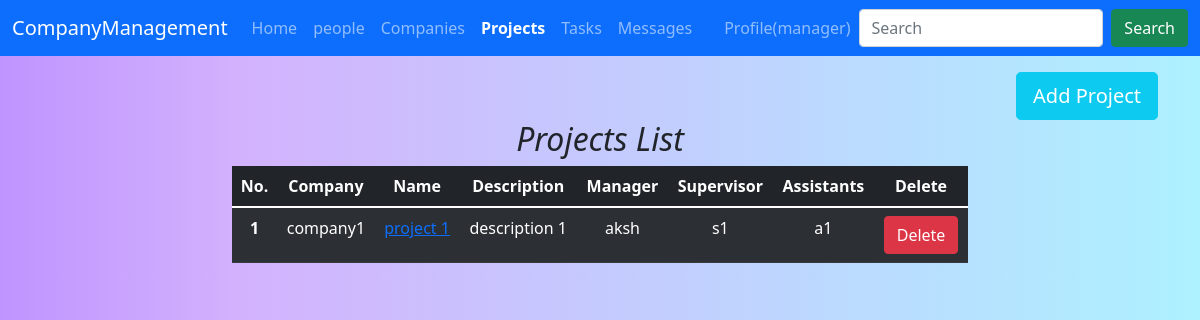
/Projects/ (signed in), run on an earlier commit of the app's database.
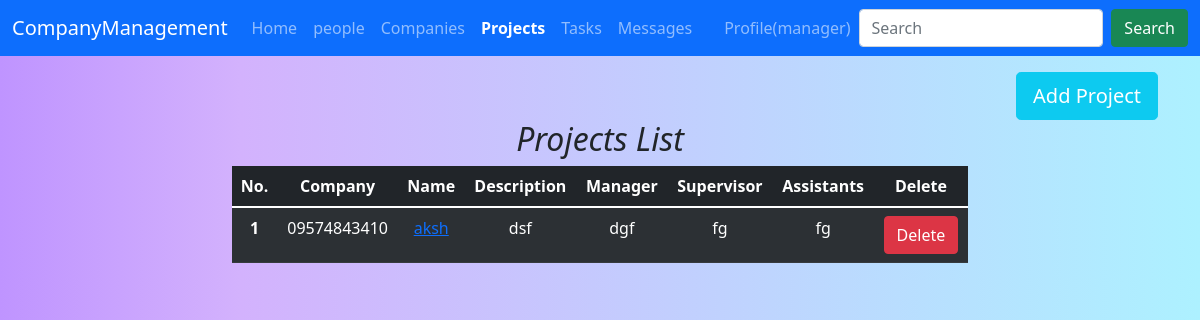
And on a later commit of the database.
### UserModule/models.py (models this page shows, shortened)
class User(AbstractUser):
    is_admin = models.BooleanField('Is admin', default=False)
    is_owner = models.BooleanField('Is owner', default=False)
    is_manager = models.BooleanField('Is manager', default=False)
    is_supervisor = models.BooleanField('Is supervisor', default=False)
    is_assistant = models.BooleanField('Is assistant', default=False)

class Project(models.Model):
    user = models.ForeignKey(User, on_delete=models.SET_NULL, null=True)
    company = models.ForeignKey(Company, on_delete=models.CASCADE)
    name = models.CharField(max_length=70)
    description = models.TextField(max_length=70)
    manager = models.CharField(max_length=70)
    supervisor = models.CharField(max_length=70)
    assistants = models.CharField(max_length=70)

class Company(models.Model):
    user = models.ForeignKey(User, on_delete=models.CASCADE)
    name = models.CharField(max_length=70)
    dbaName = models.CharField(max_length=70)
    address = models.CharField(max_length=70)
    branch = models.CharField(max_length=70)
    number = models.BigIntegerField()
    website = models.CharField(max_length=70)
    fax = models.CharField(max_length=70)
    email = models.EmailField()
    def __str__(self):
        return self.name

### CompanyManagement/views.py (the view)
# urls.py: path('Projects/', views.Projects, name='Projects'),
@login_required
def Projects(request):
    if (request.method == 'POST'):
        user = request.user
        company = request.POST['company']
        company = Company.objects.get(name=company)
        name = request.POST['name']
        description = request.POST['description']
        manager = request.POST['manager']
        supervisor = request.POST['supervisor']
        assistants = request.POST['assistants']
        data = Project(user=user, company=company, name=name, description=description,
                       manager=manager, supervisor=supervisor, assistants=assistants)
        data.save()
        return HttpResponseRedirect('/Projects')
    else:
        company = Company.objects.all()
        project = Project.objects.all()
        return render(request, 'CompanyManagement/DashBoard/Projects.html', {'company': company, 'project':  project})

### templates/CompanyManagement/DashBoard/Projects.html (shortened to what this page needs)
<!DOCTYPE html>
<html lang="en">
  <head>
    <link
      href="https://cdn.jsdelivr.net/npm/bootstrap@5.1.3/dist/css/bootstrap.min.css"
      rel="stylesheet"
    />
  </head>
  <body style='background: rgb(191,148,255);
  background: linear-gradient(90deg, rgba(191,148,255,1) 0%, rgba(211,178,253,1) 20%, rgba(173,241,255,1) 100%);
  '>
    {% include "./Navbar/Navbar.html" with Projects='active' %}
    <div class="container">
      <div class="row">
        {% if request.user.is_manager or request.user.is_supervisor  or request.user.is_admin %}
        <div class="d-flex justify-content-end mt-3" id="btn1">
          <button class="btn btn-info btn-lg text-white" onclick="addCompany()">Add Project</button>
        </div>
        {% endif %}
        <div class="col-md-8 offset-md-2 text-center" id='list'>
          <h2><i>Projects List</i></h2>
          <div class="table-responsive">
            <table class=" table table-dark table-striped table-hover">
              <thead>
                <tr>
                  <th scope="col">No.</th>
                  <th scope="col">Company</th>
                  <th scope="col">Name</th>
                  <th scope="col">Description</th>
                  <th scope="col">Manager</th>
                  <th scope="col">Supervisor</th>
                  <th scope="col">Assistants</th>
                  {% if request.user.is_owner or request.user.is_manager or request.user.is_admin  %}
                  <th scope="col">Delete</th>
                  {% endif %}
                </tr>
              </thead>
              <tbody>
                {% for i in project %}
                <tr>
                  <th scope="row">{{forloop.counter}}</th>
                  <td>{{i.company}}</td>
                  <td><a href="/Projects/update/{{i.id}}">{{i.name}}</a></td>
                  <td>{{i.description}}</td>
                  <td>{{i.manager}}</td>
                  <td>{{i.supervisor}}</td>
                  <td>{{i.assistants}}</td>
                  {% if request.user.is_manager or request.user.is_supervisor  or request.user.is_admin  %}
                  <th scope="col">
                    <a href="/Projects/delete/{{i.id}}" class="btn btn-danger">Delete</a>
                  </th>
                  {% endif %}
                </tr>
                {% endfor %}
              </tbody>
            </table>
          </div>
        </div>
      </div>
    </div>
  </body>
</html>

### templates/CompanyManagement/DashBoard/Navbar/Navbar.html (shortened to what this page needs)
<nav class="navbar navbar-expand-lg navbar-dark bg-primary">
  <div class="container-fluid">
    <a
      class="navbar-brand"
      href="#"
      style="
        font-family: 'Gill
                      Sans', 'Gill Sans MT', Calibri,
          'Trebuchet MS', sans-serif;
      "
    >
      CompanyManagement
    </a>
    <div class="collapse navbar-collapse" id="navbarSupportedContent">
      <ul class="navbar-nav me-auto mb-2 mb-lg-0">
        <li class="nav-item">
          <a class="nav-link {{Home}}" aria-current="page" href="/"
            >{% if home == 'active' %} <b>Home</b> {% else %} Home {% endif %}</a
          >
        </li>
        <li class="nav-item">
          <a class="nav-link {{People}}" href="/People"
            >{% if People == 'active' %} <b>people</b> {% else %} people {% endif %}</a
          >
        </li>
        <li class="nav-item">
          <a class="nav-link {{Companies}}" href="/Companies"
            >{% if Companies == 'active' %} <b>Companies</b> {% else %}
            Companies {% endif %}</a
          >
        </li>
        <li class="nav-item">
          <a class="nav-link {{Projects}}" href="/Projects"
            >{% if Projects == 'active' %} <b>Projects</b> {% else %} Projects
            {% endif %}</a
          >
        </li>
        <li class="nav-item">
          <a class="nav-link {{Tasks}}" href="/Tasks"
            >{% if Tasks == 'active' %} <b>Tasks</b> {% else %} Tasks {% endif %}</a
          >
        </li>
        <li class="nav-item">
          <a class="nav-link {{Messages}}" href="/Messages"
            >{% if Messages == 'active' %} <b>Messages</b> {% else %} Messages
            {% endif %}</a
          >
        </li>
        <li class="nav-item">
          <a class="nav-link {{Activity_Overview}}" href="/Activity_Overview"
            ></a>
        </li>
        <li class="nav-item">
          <a class="nav-link {{Profile}}" href="/Profile">
            {% if Profile == 'active' %} <b>Profile({{request.user}})</b> {% else %} Profile({{request.user}}) {% endif %}</a
          >
        </li>
      </ul>
      <form class="d-flex" role="search">
        <input
          class="form-control me-2"
          type="search"
          placeholder="Search"
          aria-label="Search"
        />
        <button class="btn btn-success" type="submit">Search</button>
      </form>
    </div>
  </div>
</nav>
  </body>

What changed in the data, as far as the page shows it:
removed Project: company "company1", name "project 1", description "description 1", manager "aksh", supervisor "s1", assistants "a1"
added Project: company "09574843410", name "aksh", description "dsf", manager "dgf", supervisor "fg", assistants "fg"
